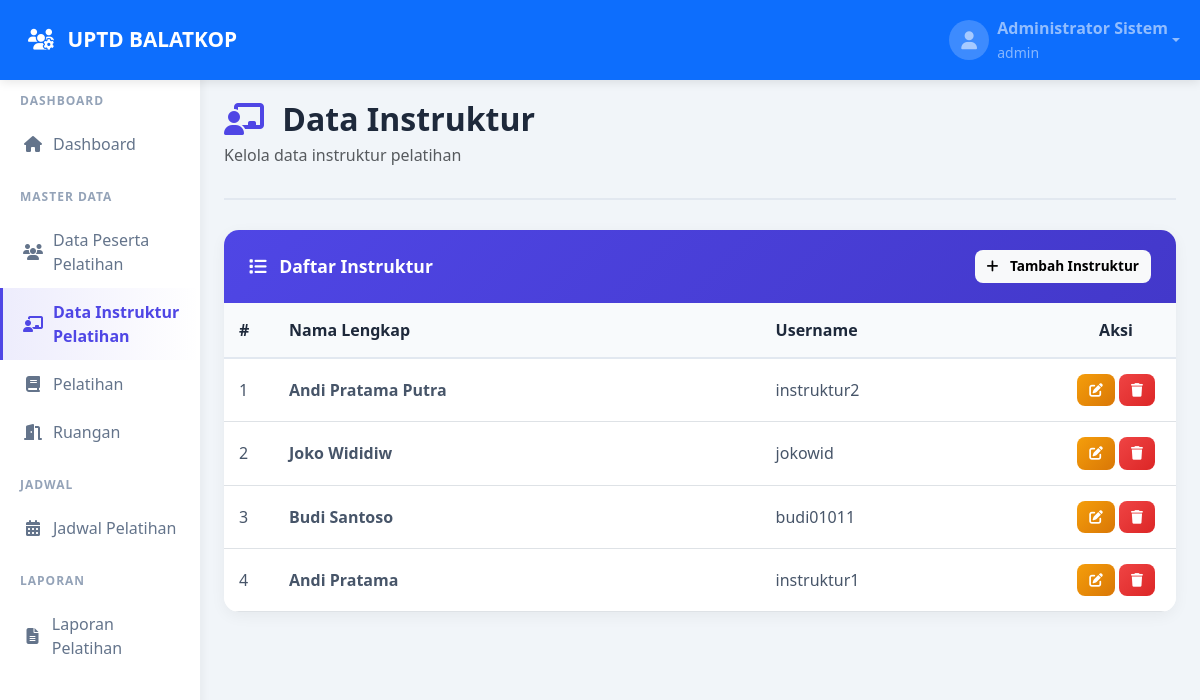
/Admin/instruktur.php (signed in), run on the app's committed database.
### tables this page shows
CREATE TABLE `users` (
  `id` int(11) NOT NULL,
  `nama_lengkap` varchar(100) NOT NULL,
  `username` varchar(50) NOT NULL,
  `password` varchar(255) NOT NULL,
  `role` enum('Peserta','Admin','Instruktur','Pimpinan') NOT NULL DEFAULT 'Peserta',
  `created_at` timestamp NULL DEFAULT current_timestamp(),
  `updated_at` timestamp NULL DEFAULT current_timestamp() ON UPDATE current_timestamp()
);

### Admin/instruktur.php (the view, shortened to what this page needs)
<?php
$conn = getConnection();
$instruktur = $conn->query("
    SELECT id, nama_lengkap, username, created_at
    FROM users
    WHERE role = 'Instruktur'
    ORDER BY created_at DESC
");
?>
<!DOCTYPE html>
<html lang="id">
<head>
    <link href="https://cdn.jsdelivr.net/npm/bootstrap@5.3.0/dist/css/bootstrap.min.css" rel="stylesheet">
    <link rel="stylesheet" href="https://cdnjs.cloudflare.com/ajax/libs/font-awesome/6.4.0/css/all.min.css">
    <link rel="stylesheet" href="../assets/css/style.css">
</head>
<body>
    <?php include '../includes/navbar.php'; ?>
    <div class="container-fluid">
        <div class="row">
            <?php include '../includes/sidebar.php'; ?>
            <main class="col-md-9 ms-sm-auto col-lg-10 px-md-4 main-content">
                <div class="page-header">
                    <h1><i class="fas fa-chalkboard-teacher"></i> Data Instruktur</h1>
                    <p class="text-muted">Kelola data instruktur pelatihan</p>
                </div>
                <div class="content-card">
                    <div class="card-header d-flex justify-content-between align-items-center">
                        <h5><i class="fas fa-list"></i> Daftar Instruktur</h5>
                        <button class="btn btn-light btn-sm" data-bs-toggle="modal" data-bs-target="#addModal">
                            <i class="fas fa-plus"></i> Tambah Instruktur
                        </button>
                    </div>
                    <div class="table-responsive">
                        <table class="table table-hover">
                            <thead>
                                <tr>
                                    <th width="50">#</th>
                                    <th>Nama Lengkap</th>
                                    <th>Username</th>
                                    <th width="120" class="text-center">Aksi</th>
                                </tr>
                            </thead>
                            <tbody>
                                <?php $no = 1;
                                while ($row = $instruktur->fetch_assoc()): ?>
                                    <tr>
                                        <td><?= $no++; ?></td>
                                        <td><strong><?= htmlspecialchars($row['nama_lengkap']); ?></strong></td>
                                        <td><?= htmlspecialchars($row['username']); ?></td>
                                        <td class="text-center">
                                            <button class="btn btn-warning btn-sm"
                                                onclick="editInstruktur(<?= $row['id']; ?>)">
                                                <i class="fas fa-edit"></i>
                                            </button>
                                            <button class="btn btn-danger btn-sm"
                                                onclick="deleteInstruktur(<?= $row['id']; ?>)">
                                                <i class="fas fa-trash"></i>
                                            </button>
                                        </td>
                                    </tr>
                                <?php endwhile; ?>
                            </tbody>
                        </table>
                    </div>
                </div>
            </main>
        </div>
    </div>
</body>
</html>

### assets/css/style.css (style rules this page uses)
:root { --primary: #4f46e5; --primary-dark: #4338ca; --secondary: #06b6d4; --success: #10b981; --danger: #ef4444; --warning: #f59e0b; --info: #3b82f6; --dark: #1e293b; --light: #f8fafc; --sidebar-width: 250px; }
* { margin: 0; padding: 0; box-sizing: border-box; }
body { font-family: 'Segoe UI', Tahoma, Geneva, Verdana, sans-serif; background-color: #f1f5f9; overflow-x: hidden; }
.main-content { margin-top: 20px; padding-bottom: 40px; }
.page-header { margin-bottom: 30px; padding-bottom: 15px; border-bottom: 2px solid #e2e8f0; }
.page-header h1 { font-size: 2rem; font-weight: 700; color: var(--dark); margin-bottom: 5px; }
.page-header h1 i { color: var(--primary); margin-right: 10px; }
.content-card { background: white; border-radius: 15px; box-shadow: 0 4px 15px rgba(0,0,0,0.05); margin-bottom: 30px; overflow: hidden; animation: fadeInUp 0.6s ease-out; }
.content-card .card-header { background: linear-gradient(135deg, var(--primary) 0%, var(--primary-dark) 100%); color: white; padding: 20px 25px; border: none; }
.content-card .card-header h5 { margin: 0; font-weight: 600; font-size: 1.1rem; }
.content-card .card-header i { margin-right: 8px; }
.table { margin-bottom: 0; }
.table thead th { background: #f8fafc; color: var(--dark); font-weight: 600; border-bottom: 2px solid #e2e8f0; padding: 15px; }
.table tbody td { padding: 15px; vertical-align: middle; color: #475569; }
.table-hover tbody tr { transition: all 0.3s; }
.btn { padding: 10px 20px; border-radius: 8px; font-weight: 600; transition: all 0.3s; border: none; }
.btn-warning { background: linear-gradient(135deg, #f59e0b 0%, #d97706 100%); color: white; }
.btn-danger { background: linear-gradient(135deg, #ef4444 0%, #dc2626 100%); }
.btn-sm { padding: 6px 12px; font-size: 0.85rem; }

### data on the page
users: nama_lengkap "Andi Pratama Putra", username "instruktur2"
users: nama_lengkap "Joko Wididiw", username "jokowid"
users: nama_lengkap "Budi Santoso", username "budi01011"
users: nama_lengkap "Andi Pratama", username "instruktur1"

### other printed values
APP_NAME "UPTD BALATKOP"
$_SESSION['nama_lengkap'] "Administrator Sistem"
$_SESSION['username'] "admin"
